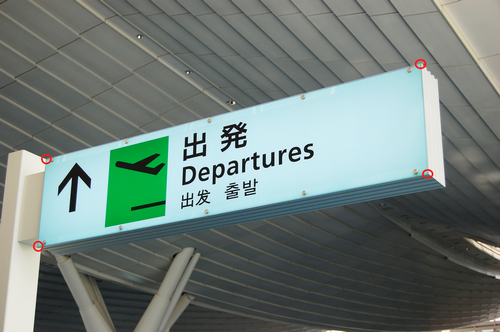
#> input picture robot/tested_with/test_sign.png, 500 x 332 px, found by its file name
$ python trapezoid.py tested_with/test_sign.png
#> lines starting #> are read from the running program, lines starting #| are printed output that depends on the picture
#
# Example python script to get sign from photo as label
#
# You can try for example test_sign.png in the dataset the co-ordinates have been
# set for that picture to extract the sign
#
# You have to either write these co-ordinates for every image or set it to
# be the general area in your vision
#
# ref:- https://atatat.hatenablog.com/entry/opencv8_perspective
#
import os
import sys
import cv2
import numpy as np
import math
from matplotlib import pyplot as plt
import re

# Ratio adjustment
w_ratio = 1.1

def split(delimiters, string, maxsplit=0):
    regexPattern = '|'.join(map(re.escape, delimiters))
    return re.split(regexPattern, string, maxsplit)

def run_trapezoid(input_file_path):

    orig2 = cv2.imread(input_file_path)
#> orig2 is the input picture: shape (332, 500, 3); mean B, G, R 120.4, 125.4, 111.9
    img = cv2.cvtColor(orig2, cv2.COLOR_BGR2RGB)

    # create the output filenames
    fileElements = split('.',input_file_path)
    output_file_path  = fileElements[0] + "_trap." + fileElements[1]
    output_file_path1 = fileElements[0] + "_trap_square." + fileElements[1]

    #    Read the 4 co-ordinates defining the region to pull out of picture
    #
    #    x1,y1              x2,y2
    #
    #    x3,y3              x4,y4
    #
    p1 = np.array([46,159])                                             # x1,y1 Upper left
    p2 = np.array([421,64])                                             # x2,y2 Upper right
    p3 = np.array([38,246])                                             # x3,y3 Bottom Left
    p4 = np.array([428,174])                                            # x4,y4 Bottom Right

    o_width = np.linalg.norm(p2 - p1)
    o_width=int(np.floor(o_width))
    o_height = np.linalg.norm(p3 - p1)
    o_height=int(np.floor(o_height))

    ori_cor = np.float32([p1, p2, p3, p4])
    dst_cor=np.float32([[0, 0],[o_width, 0],[0, o_height],[o_width, o_height]])

    M = cv2.getPerspectiveTransform(ori_cor, dst_cor)
    cor_src = cv2.warpPerspective(img, M,(o_width, o_height))
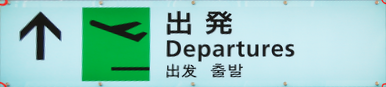
#> cor_src: shape (87, 386, 3); mean R, G, B 151.8, 203.1, 193.8
    cv2.imwrite(output_file_path, cor_src)

    # if you want to use bottle unwrap the image must be square so we re-size here
    res = cv2.resize(cor_src,(500, 500), interpolation = cv2.INTER_CUBIC)
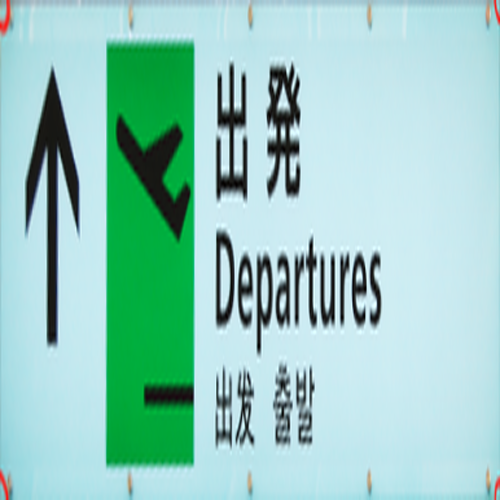
#> res: shape (500, 500, 3); mean R, G, B 151.8, 203.1, 193.8
    cv2.imwrite(output_file_path1, res)

if __name__ == '__main__':

    if (len(sys.argv) - 1) <= 0:
        print("please pass the filename for the picture want to analyse")
        sys.exit()

    # ------- read in the requested image ---------
    fileNam = "/mnt/c/linuxmirror/" + sys.argv[1]
    if os.path.isfile(fileNam) == False:
	    fileNam = fileNam + ".jpg"
    if os.path.isfile(fileNam) == False:
        print("invalid file name or path %s" % fileNam)
        sys.exit()

    run_trapezoid(fileNam)
